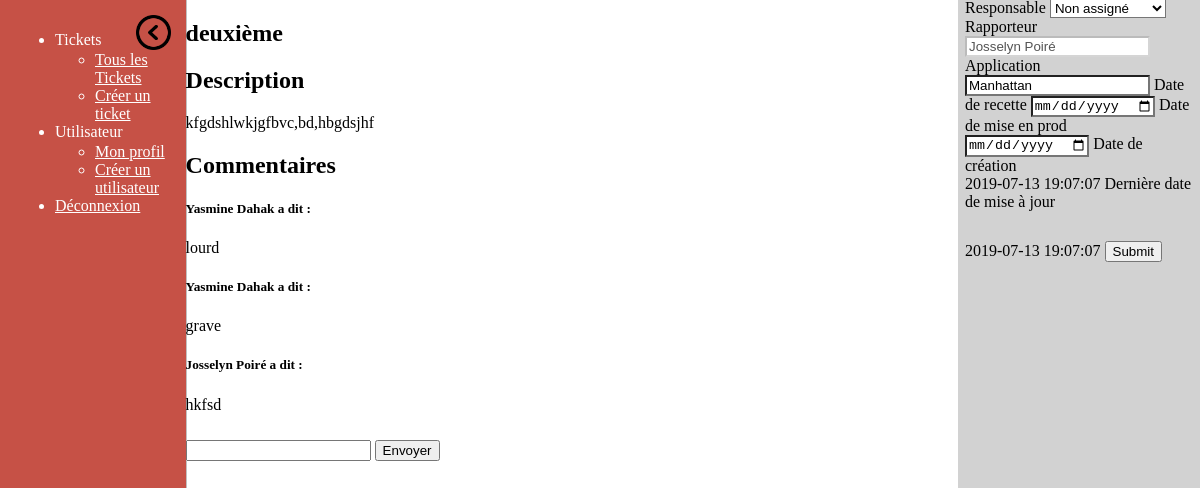
/ticket.php?id=2 (signed in), run on the app's committed database.
### tables this page shows
CREATE TABLE IF NOT EXISTS `user` (
  `user` varchar(20) NOT NULL,
  `mdp` varchar(255) NOT NULL,
  `prenom` varchar(30) NOT NULL,
  `nom` varchar(30) NOT NULL,
  `mail` varchar(255) NOT NULL,
  `profil` text NOT NULL,
  `del` int(11) NOT NULL DEFAULT '0',
  PRIMARY KEY (`user`)
);

CREATE TABLE IF NOT EXISTS `ticket` (
  `id` int(11) NOT NULL AUTO_INCREMENT,
  `nom` varchar(50) NOT NULL,
  `description` text NOT NULL,
  `etat` int(11) NOT NULL,
  `application` varchar(255) NOT NULL,
  `drec` date DEFAULT NULL,
  `dmep` date DEFAULT NULL,
  `rapporteur` varchar(50) NOT NULL,
  `responsable` varchar(50) NOT NULL DEFAULT 'nobody',
  `dcre` timestamp NOT NULL DEFAULT CURRENT_TIMESTAMP,
  `dmaj` timestamp NOT NULL DEFAULT CURRENT_TIMESTAMP,
  `del` tinyint(4) NOT NULL DEFAULT '0',
  PRIMARY KEY (`id`),
  KEY `etat` (`etat`),
  KEY `rapporteur` (`rapporteur`),
  KEY `responsable` (`responsable`)
);

### ticket.php (the view, shortened to what this page needs)
 <?php
	include 'connexion.php';
	$res = $bdd->query("select * from ticket where del = 0 and id = ".$_GET['id']);
	$tick = $res->fetch();
	$dcre = $tick['dcre'];
	$dmaj = $tick['dmaj'];
	$desc = $tick['description'];
	$drec = $tick['drec'];
	$dmep = $tick['dmep'];
	$nom = $tick['nom'];
	$rap = $tick['rapporteur'];
	$app = $tick['application'];
	$rp = $bdd->query("select nom,prenom from user where user = '".$rap."' and del = 0");
	$rapo = $rp->fetch();
?>
<!DOCTYPE html>
<html lang="fr">
<head>
	<link rel="stylesheet" type="text/css" href="./css/style.css">
	<link rel="stylesheet" href="http://www.iut-fbleau.fr/css/concise.min.css">
	<link rel="stylesheet" href="http://www.iut-fbleau.fr/css/concise-utils/concise-utils.min.css">
	<link rel="stylesheet" href="http://www.iut-fbleau.fr/css/concise-ui/concise-ui.min.css">
</head>
<body>
	<?php include 'menu.php'; ?>
	<aside class="information">
		<form method="post" action="update_tick.php">
			<label>Responsable</label>
			<select name="responsable" class="champ">
				<option value="null">Non assigné</option>
			</select>
			<label>Rapporteur</label>
			<input type="text" name="rapporteur" class="champ" value="<?php echo $rapo['prenom'].' '.$rapo['nom']; ?>" disabled>
			<label>Application</label>
			<input type="text" name="app" value="<?php echo $app?>" class="champ">
			<label>Date de recette</label>
			<input type="date" name="recette" class="champ" value="<?php echo $drec; ?>">
			<label>Date de mise en prod</label>
			<input type="date" name="prod" class="champ" value="<?php echo$dmep; ?>">
			<label>Date de création
			<br><?php echo $dcre?></label>
			<label>Dernière date de mise à jour
			<br><?php echo $dmaj?></label>
			<input type="submit" name="Valider" style="margin-top: 30px">
		</form>
	</aside>
	<section>
		<h1><?php echo $nom; ?></h1>
		<h2 class="_bb1 _mts _mbs">Description</h2>
		<p>
			<?php echo $desc; ?>
		</p>
	</section>
	<section>
		<h2>Commentaires</h2>
		<?php
			$res = $bdd->query("SELECT c.text, u.nom, u.prenom FROM comm c join user u on c.user = u.user WHERE c.del = 0 order by c.id_mess");
			foreach ($res as $com) {
				echo "<h5>".$com['prenom']." ".$com['nom']." a dit :</h5>";
				echo "<p class=\"comments\">";
				echo $com['text'];
				echo "</p>";
			}
		?>
		<form method="post" action="add_com.php">
			<input type="text" name="comm" class="comm">
			<input type="submit" value="Envoyer" style="margin-top: 10px">
		</form>
	</section>
</body>
</html

### css/style.css (style rules this page uses)
aside.information { width: 19%; height: 100%; position: absolute; top : -27px; right: 0px; padding: 7px; background-color: rgb(210,210,210); }
section { width: 64%; position: relative; top: 0px; left: 15%; }
aside .champ, select.champ { background-color: white; }
.comm { height: auto; word-wrap: break-word; overflow: auto; }

### data on the page
user: rapporteur "Josselyn Poiré"
ticket: app "Manhattan", dcre "2019-07-13 19:07:07", dmaj "2019-07-13 19:07:07", nom "deuxième", description "kfgdshlwkjgfbvc,bd,hbgdsjhf"

### other printed values
$com['prenom'] "Yasmine"
$com['nom'] "Dahak"
$com['text'] "lourd"
$com['text'] "grave"
$com['prenom'] "Josselyn"
$com['nom'] "Poiré"
$com['text'] "hkfsd"
